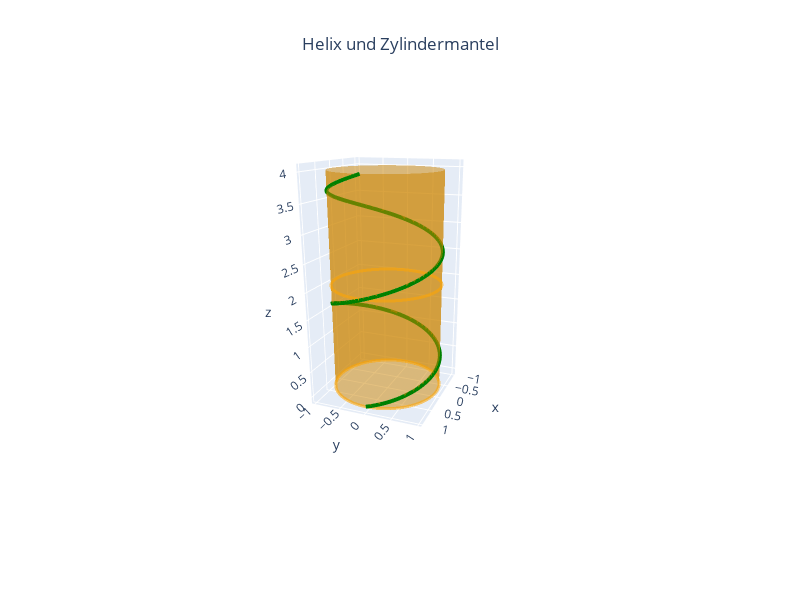

The notebook cell saved with this chart:
### Markdown cell above
Jetzt verwenden wir diese Funktionen und erzeugen eine grafische Ausgabe.

### Code cell
h = 2.0
x1, y1, z1 = cylinder(h=4.0)

colorscale = [[0, 'orange'],
             [1, 'orange']]

cyl = go.Surface(x=x1, 
                 y=y1, 
                 z=z1,
                 name='Zylindermantel',
                 colorscale = colorscale,
                 opacity=0.5,
                 showscale=False)

xb, yb, zb = circle_in_space(height=0.0)
xd, yd, zd = circle_in_space(height=h)

boden = go.Scatter3d(x = xb,
                     y = yb,
                     z = zb,
                     mode ='lines',
                     line = dict(color='orange', width=6),
                     opacity =0.55
                    )


deckel = go.Scatter3d(x = xd,
                      y = yd,
                      z = zd,
                      mode ='lines',
                      line = dict(color='orange', width=6),
                      opacity =0.55
                     )

curve = go.Scatter3d(x=x, 
                     y=y, 
                     z=z,
                     name='Helix',
                     mode='lines',
                     line = dict(color='green', width=8)
                    )

fig =  go.Figure(data=[curve, cyl, boden, deckel], layout=layout)

fig.update_layout(title='Helix und Zylindermantel',
                  title_x=0.5,
                  scene_camera_eye_z=1.0,
                  autosize=False,
                  width=800,
                  height=600
                 )


fig.show()

### Figure 1 — Plotly figure (JSON) as saved in the notebook; plotly's stock layout.template omitted (floating-point values rounded to 4 significant figures; data arrays with more than 128 entries replaced by an {"elided": "..."} marker saying what was removed)
{"data": [{"line": {"color": "green", "width": 8}, "mode": "lines", "name": "Helix", "type": "scatter3d", "x": {"elided": "200 float values"}, "y": {"elided": "200 float values"}, "z": {"elided": "200 float values"}}, {"colorscale": [[0, "orange"], [1, "orange"]], "name": "Zylindermantel", "opacity": 0.5, "showscale": false, "type": "surface", "x": {"elided": "5x100 float values"}, "y": {"elided": "5x100 float values"}, "z": {"elided": "5x100 int values"}}, {"line": {"color": "orange", "width": 6}, "mode": "lines", "opacity": 0.55, "type": "scatter3d", "x": [1, 0.998, 0.992, 0.9819, 0.9679, 0.9501, 0.9284, 0.9029, 0.8738, 0.8413, 0.8053, 0.766, 0.7237, 0.6785, 0.6306, 0.5801, 0.5272, 0.4723, 0.4154, 0.3569, 0.2969, 0.2358, 0.1736, 0.1108, 0.04758, -0.01587, -0.07925, -0.1423, -0.2048, -0.2665, -0.3271, -0.3863, -0.4441, -0.5, -0.5539, -0.6056, -0.6549, -0.7015, -0.7453, -0.7861, -0.8237, -0.858, -0.8888, -0.9161, -0.9397, -0.9595, -0.9754, -0.9874, -0.9955, -0.9995, -0.9995, -0.9955, -0.9874, -0.9754, -0.9595, -0.9397, -0.9161, -0.8888, -0.858, -0.8237, -0.7861, -0.7453, -0.7015, -0.6549, -0.6056, -0.5539, -0.5, -0.4441, -0.3863, -0.3271, -0.2665, -0.2048, -0.1423, -0.07925, -0.01587, 0.04758, 0.1108, 0.1736, 0.2358, 0.2969, 0.3569, 0.4154, 0.4723, 0.5272, 0.5801, 0.6306, 0.6785, 0.7237, 0.766, 0.8053, 0.8413, 0.8738, 0.9029, 0.9284, 0.9501, 0.9679, 0.9819, 0.992, 0.998, 1], "y": [0, 0.06342, 0.1266, 0.1893, 0.2511, 0.312, 0.3717, 0.4298, 0.4862, 0.5406, 0.5929, 0.6428, 0.6901, 0.7346, 0.7761, 0.8146, 0.8497, 0.8815, 0.9096, 0.9341, 0.9549, 0.9718, 0.9848, 0.9938, 0.9989, 0.9999, 0.9969, 0.9898, 0.9788, 0.9638, 0.945, 0.9224, 0.896, 0.866, 0.8326, 0.7958, 0.7557, 0.7127, 0.6668, 0.6182, 0.5671, 0.5137, 0.4582, 0.4009, 0.342, 0.2817, 0.2203, 0.158, 0.09506, 0.03173, -0.03173, -0.09506, -0.158, -0.2203, -0.2817, -0.342, -0.4009, -0.4582, -0.5137, -0.5671, -0.6182, -0.6668, -0.7127, -0.7557, -0.7958, -0.8326, -0.866, -0.896, -0.9224, -0.945, -0.9638, -0.9788, -0.9898, -0.9969, -0.9999, -0.9989, -0.9938, -0.9848, -0.9718, -0.9549, -0.9341, -0.9096, -0.8815, -0.8497, -0.8146, -0.7761, -0.7346, -0.6901, -0.6428, -0.5929, -0.5406, -0.4862, -0.4298, -0.3717, -0.312, -0.2511, -0.1893, -0.1266, -0.06342, -2.449e-16], "z": [0, 0, 0, 0, 0, 0, 0, 0, 0, 0, 0, 0, 0, 0, 0, 0, 0, 0, 0, 0, 0, 0, 0, 0, 0, 0, 0, 0, 0, 0, 0, 0, 0, 0, 0, 0, 0, 0, 0, 0, 0, 0, 0, 0, 0, 0, 0, 0, 0, 0, 0, 0, 0, 0, 0, 0, 0, 0, 0, 0, 0, 0, 0, 0, 0, 0, 0, 0, 0, 0, 0, 0, 0, 0, 0, 0, 0, 0, 0, 0, 0, 0, 0, 0, 0, 0, 0, 0, 0, 0, 0, 0, 0, 0, 0, 0, 0, 0, 0, 0]}, {"line": {"color": "orange", "width": 6}, "mode": "lines", "opacity": 0.55, "type": "scatter3d", "x": [1, 0.998, 0.992, 0.9819, 0.9679, 0.9501, 0.9284, 0.9029, 0.8738, 0.8413, 0.8053, 0.766, 0.7237, 0.6785, 0.6306, 0.5801, 0.5272, 0.4723, 0.4154, 0.3569, 0.2969, 0.2358, 0.1736, 0.1108, 0.04758, -0.01587, -0.07925, -0.1423, -0.2048, -0.2665, -0.3271, -0.3863, -0.4441, -0.5, -0.5539, -0.6056, -0.6549, -0.7015, -0.7453, -0.7861, -0.8237, -0.858, -0.8888, -0.9161, -0.9397, -0.9595, -0.9754, -0.9874, -0.9955, -0.9995, -0.9995, -0.9955, -0.9874, -0.9754, -0.9595, -0.9397, -0.9161, -0.8888, -0.858, -0.8237, -0.7861, -0.7453, -0.7015, -0.6549, -0.6056, -0.5539, -0.5, -0.4441, -0.3863, -0.3271, -0.2665, -0.2048, -0.1423, -0.07925, -0.01587, 0.04758, 0.1108, 0.1736, 0.2358, 0.2969, 0.3569, 0.4154, 0.4723, 0.5272, 0.5801, 0.6306, 0.6785, 0.7237, 0.766, 0.8053, 0.8413, 0.8738, 0.9029, 0.9284, 0.9501, 0.9679, 0.9819, 0.992, 0.998, 1], "y": [0, 0.06342, 0.1266, 0.1893, 0.2511, 0.312, 0.3717, 0.4298, 0.4862, 0.5406, 0.5929, 0.6428, 0.6901, 0.7346, 0.7761, 0.8146, 0.8497, 0.8815, 0.9096, 0.9341, 0.9549, 0.9718, 0.9848, 0.9938, 0.9989, 0.9999, 0.9969, 0.9898, 0.9788, 0.9638, 0.945, 0.9224, 0.896, 0.866, 0.8326, 0.7958, 0.7557, 0.7127, 0.6668, 0.6182, 0.5671, 0.5137, 0.4582, 0.4009, 0.342, 0.2817, 0.2203, 0.158, 0.09506, 0.03173, -0.03173, -0.09506, -0.158, -0.2203, -0.2817, -0.342, -0.4009, -0.4582, -0.5137, -0.5671, -0.6182, -0.6668, -0.7127, -0.7557, -0.7958, -0.8326, -0.866, -0.896, -0.9224, -0.945, -0.9638, -0.9788, -0.9898, -0.9969, -0.9999, -0.9989, -0.9938, -0.9848, -0.9718, -0.9549, -0.9341, -0.9096, -0.8815, -0.8497, -0.8146, -0.7761, -0.7346, -0.6901, -0.6428, -0.5929, -0.5406, -0.4862, -0.4298, -0.3717, -0.312, -0.2511, -0.1893, -0.1266, -0.06342, -2.449e-16], "z": [2, 2, 2, 2, 2, 2, 2, 2, 2, 2, 2, 2, 2, 2, 2, 2, 2, 2, 2, 2, 2, 2, 2, 2, 2, 2, 2, 2, 2, 2, 2, 2, 2, 2, 2, 2, 2, 2, 2, 2, 2, 2, 2, 2, 2, 2, 2, 2, 2, 2, 2, 2, 2, 2, 2, 2, 2, 2, 2, 2, 2, 2, 2, 2, 2, 2, 2, 2, 2, 2, 2, 2, 2, 2, 2, 2, 2, 2, 2, 2, 2, 2, 2, 2, 2, 2, 2, 2, 2, 2, 2, 2, 2, 2, 2, 2, 2, 2, 2, 2]}], "layout": {"autosize": false, "height": 600, "scene": {"aspectmode": "auto", "aspectratio": {"x": 0.7937, "y": 0.7937, "z": 1.587}, "camera": {"center": {"x": 0.02332, "y": 0.1067, "z": -0.1697}, "eye": {"x": 3.033, "y": 1.286, "z": 0.9857}, "projection": {"type": "perspective"}, "up": {"x": 0, "y": 0, "z": 1}}, "xaxis": {"type": "linear", "visible": true}, "yaxis": {"type": "linear", "visible": true}, "zaxis": {"type": "linear", "visible": true}}, "showlegend": false, "title": {"text": "Helix und Zylindermantel", "x": 0.5}, "width": 800}}
